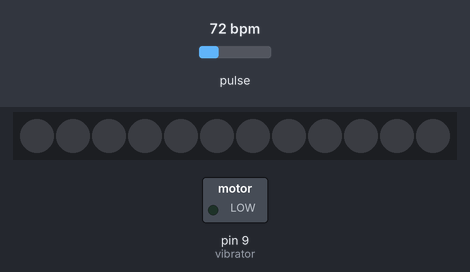
The sketch below on a simulated Arduino Uno, built with avr-gcc and run on an emulated ATmega328P. Parts: 12 RGB LEDs in strip order, left to right, switched loads named in the sketch (green lamp = pin HIGH). Inputs (shaded band) come from the test bench; at power-on: pulse 72 bpm. Dim RGB values are drawn brighter than linear; the strip is taken to match the declared colour order; what the sketch prints to the serial monitor is not drawn.

Above: at 1.4 s.
1.5 s: pulse set to 158 bpm
At 2.3 s:
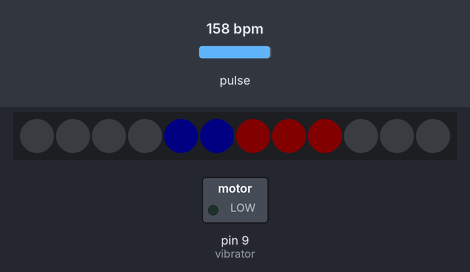

The sketch:

HRZone_sensor_v1.2_blinking_.ino
```cpp
/*
 Training Heart Rate (HR) Zone Monitor

 This code collects heart rate data from the Adafruit Pulse Sensor and categorizes them into 5 heart rate zones.
 The heart rate zones includes fatburning, cardio, intense and maximum heart rate zone. This zones are calculated based on the Maximum Heart Rate of an individual.
 The maximum heart rate can be calculated by subtracting the individual's age from 220. The zones are specified in terms of percentage of the maximum heart rate.
 For instance,
 Fatburning = 60-70% of Max HR;
 Cardio = 70-80% of Max HR;
 Intense = 80-90% of Max HR;
 Maximum = 90-100% of Max HR;

 When the individual's HR falls into the specific zones, it will cause the Neopixel ring to light up according to the zone he/she is in.
 When individual's HR is close to maximum HR, the Neopixel will color wipe in red and the vibrating motor will be activated indicating the HR is in a dangerous zone and individual needs to slow down.

 Created 5/1/2018
 By Ashley Hah and Marissa Kuhns

 ENGR375 Bioinstrumentation and Measurement
 Biosensor Project
 Messiah College Department of Engineering
 */

#define USE_ARDUINO_INTERRUPTS true    // Set-up low-level interrupts for most acurate BPM math.
#include <Adafruit_NeoPixel.h> //including neopixel library
#include <PulseSensorPlayground.h> //including pulse sensor library
#ifdef __AVR__
  #include <avr/power.h>
#endif

//initializing pulse sensor
const int PulseWire = 10; // initialize pulsensor pin
int pin = 6; // initialize neopixel pin
int Threshold = 500; //determines which signal to count as a beat
const int age = 20; //initializing age for Max HR calculation
const int MaxHR = 220-age; //max HR calculation

//initializing HR zones
//const int recovery = 0.5 * MaxHR; //HR at recovery zone
const int fatburning = 0.6 * MaxHR; //HR at fatburning zone
const int cardio = 0.7 * MaxHR; //HR at cardio zone
const int intense = 0.8 * MaxHR; //HR at intense zone
const int maximum = 0.9 * MaxHR; //HR close to Max HR

int vibrator = 9; //initialize vibrator motor

// Parameter 1 = number of pixels in strip,  neopixel ring has 12
// Parameter 2 = pin number
// Parameter 3 = pixel type flags, add together as needed:
//   NEO_RGBW     Pixels are wired for RGBW bitstream
//   NEO_KHZ800  800 KHz bitstream, correct for neopixel ring
Adafruit_NeoPixel strip = Adafruit_NeoPixel(12, pin, NEO_RGBW + NEO_KHZ800); //initializing neopixel
PulseSensorPlayground pulseSensor;  // Creates an instance of the PulseSensorPlayground object called "pulseSensor"

void setup() {
   #if defined (__AVR_ATtiny85__)
    if (F_CPU == 16000000) clock_prescale_set(clock_div_1);
  #endif
  Serial.begin(9600); //setting serial monitor to the right baud rate

  //Assign initialized varaibles to pulse sensor
  pulseSensor.analogInput(PulseWire);
  pulseSensor.setThreshold(Threshold);

//  pinMode(startbutton, INPUT); //set button is digital input
  pinMode(PulseWire, INPUT); //set pulse sensor as digital output
  pinMode(vibrator, OUTPUT); //set vibrator as digital output

  strip.begin();
  strip.setBrightness(30); //brightness setting
  strip.show(); //initialize all pixels to 'off'
 if (pulseSensor.begin()) {
 Serial.println("We created a pulseSensor Object !"); //print "We created a pulseSensor Object !" statement in Serial Monitor"
 }
}
//initializing colorwipe function
void colorWipe(uint32_t c, uint8_t wait) { //colorwipe fills the dots one after the other with a color
    int i;

  for(uint16_t i=0; i<strip.numPixels(); i++) {
    strip.setPixelColor(i, c);
    strip.show();
    delay(wait);
  }
}
void loop() {
//switchState = digitalRead(startbutton); //read state of button
int myBPM = pulseSensor.getBeatsPerMinute(); //initializing myBPM function

if(pulseSensor.sawStartOfBeat()){ ;// Constantly test to see if "a beat happened".
 Serial.println("Recording");
 Serial.println("♥  A HeartBeat Happened ! "); // If test is "true", print a message "a heartbeat happened".
 Serial.print("BPM: "); // Print phrase "BPM: "
 Serial.println(myBPM); //Print HR aka beats per minute
//myBPM >= recovery &&
if(myBPM <= fatburning){ //white light on when HR is less than 60% of max HR
  strip.setPixelColor(0,0,0,0,50); //(pin,green,red,blue,white)
  strip.setPixelColor(1,0,0,0,50);
  strip.setPixelColor(2,0,0,0,50);
    strip.show(); //show white light
    delay(10); //for stability
}

if(myBPM >= fatburning && myBPM <= cardio){ //white light + blue light on when HR is within 60-70% of Max HR
  strip.setPixelColor(0,0,0,0,50); //(pin,green,red,blue,white)
  strip.setPixelColor(1,0,0,0,50);
  strip.setPixelColor(2,0,0,0,50);
  strip.setPixelColor(3,0,0,50,0);
  strip.setPixelColor(4,0,0,50,0);
  strip.setPixelColor(5,0,0,50,0);
    strip.show(); //show white and blue light
    delay(10); //for stability
 }

if(myBPM >= cardio && myBPM <= intense){ //white light + blue light + green light on when HR is within 70-80% of Max HR
  strip.setPixelColor(0,0,0,0,50); //(pin,green,red,blue,white)
  strip.setPixelColor(1,0,0,0,50);
  strip.setPixelColor(2,0,0,0,50);
  strip.setPixelColor(3,0,0,50,0);
  strip.setPixelColor(4,0,0,50,0);
  strip.setPixelColor(5,0,0,50,0);
  strip.setPixelColor(6,50,0,0,0);
  strip.setPixelColor(7,50,0,0,0);
  strip.setPixelColor(8,50,0,0,0);
    strip.show(); //show white, blue and green light
    delay(10); // for stability
}

if(myBPM >= intense && myBPM <= maximum){ //white light + blue light + green light + red light on when HR 80-90% of Max HR
  strip.setPixelColor(0,0,0,0,50); //(pin,green,red,blue,white)
  strip.setPixelColor(1,0,0,0,50);
  strip.setPixelColor(2,0,0,0,50);
  strip.setPixelColor(3,0,0,50,0);
  strip.setPixelColor(4,0,0,50,0);
  strip.setPixelColor(5,0,0,50,0);
  strip.setPixelColor(6,50,0,0,0);
  strip.setPixelColor(7,50,0,0,0);
  strip.setPixelColor(8,50,0,0,0);
  strip.setPixelColor(9,0,50,0,0);
  strip.setPixelColor(10,0,50,0,0);
  strip.setPixelColor(11,0,50,0,0);
    strip.show(); //show white, blue, green and red light
    delay(10); //for stability
}

if(myBPM >= maximum){ //red colorwipe, vibrator activated whrn HR is more than 90% of Max HR
  digitalWrite(vibrator, HIGH); //activate vibratro
  colorWipe(strip.Color(0, 50, 0, 0), 50); //red color wipe
  colorWipe(strip.Color(0, 0, 0, 0), 50);
}
 else{
  colorWipe(strip.Color(0, 0, 0, 0), 50); //turn off color wipe if HR is less than 90% of Max HR
  digitalWrite(vibrator, LOW); //vibrator off when HR is less than 90% of Max HR
  delay (10); //for stability
}
}
}
```

Measured:
- after the input at 1.5 s, the LEDs: first change at once (image 1 shows a later state)
